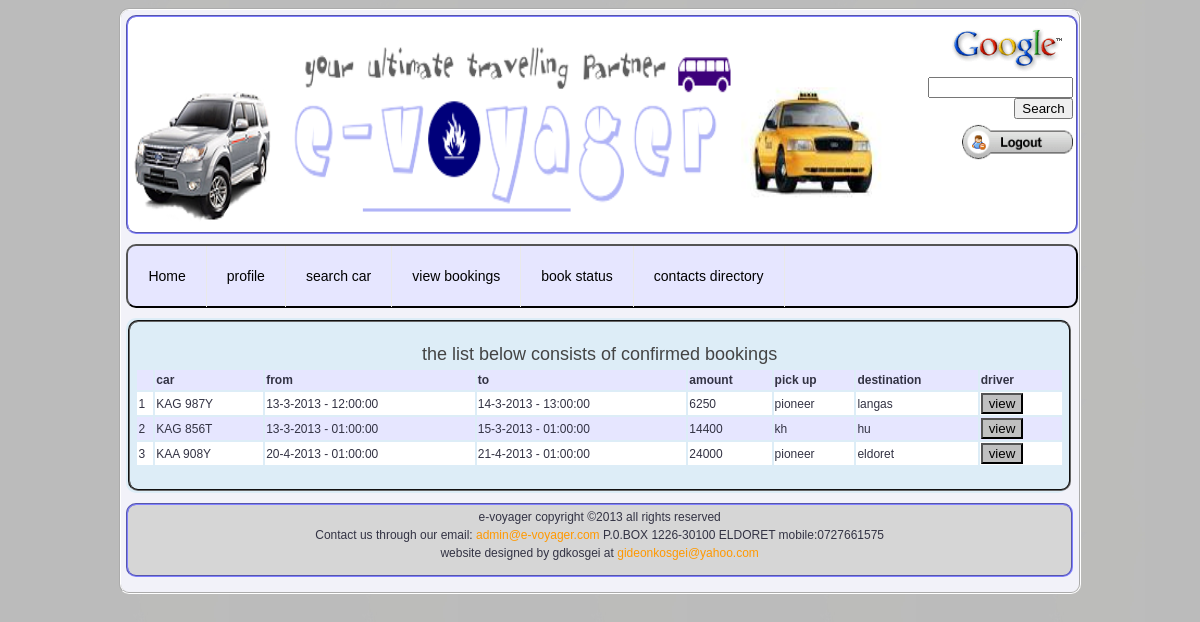
Page /status.php (signed in) on the committed database.
### tables this page shows
CREATE TABLE IF NOT EXISTS `customer_register` (
  `first_name` varchar(30) NOT NULL,
  `last_name` varchar(30) NOT NULL,
  `id_number` bigint(20) NOT NULL,
  `gender` tinytext NOT NULL,
  `DOB` varchar(20) NOT NULL,
  `mobile` int(11) NOT NULL,
  `address` int(11) NOT NULL,
  `code` mediumint(9) NOT NULL,
  `city` varchar(50) NOT NULL,
  `residence` varchar(50) NOT NULL,
  `user_id` smallint(6) NOT NULL,
  `photos` varchar(50) NOT NULL,
  UNIQUE KEY `user_id` (`user_id`)
);

CREATE TABLE IF NOT EXISTS `car_registration` (
  `car_id` smallint(6) NOT NULL AUTO_INCREMENT,
  `plate_number` varchar(30) NOT NULL,
  `car_model` varchar(50) NOT NULL,
  `capacity` varchar(30) NOT NULL,
  `car_condition` varchar(30) NOT NULL,
  `area` varchar(50) NOT NULL,
  `service` varchar(30) NOT NULL,
  `hour_price` int(11) NOT NULL,
  `day_price` int(11) NOT NULL,
  `car_user_id` smallint(6) NOT NULL,
  PRIMARY KEY (`car_id`),
  UNIQUE KEY `plate_number` (`plate_number`),
  KEY `car_user_id` (`car_user_id`)
);

CREATE TABLE IF NOT EXISTS `reservations` (
  `resv_id` smallint(6) NOT NULL AUTO_INCREMENT,
  `date_from` varchar(30) NOT NULL,
  `date_to` varchar(30) NOT NULL,
  `time_from` varchar(30) NOT NULL,
  `time_to` varchar(30) NOT NULL,
  `pick_up` varchar(50) NOT NULL,
  `destination` varchar(50) NOT NULL,
  `car_id` smallint(6) NOT NULL,
  `customer_id` smallint(6) NOT NULL,
  `owner_id` smallint(6) NOT NULL,
  PRIMARY KEY (`resv_id`),
  KEY `car` (`car_id`),
  KEY `customer_id` (`customer_id`),
  KEY `owner_id` (`owner_id`)
);

CREATE TABLE IF NOT EXISTS `bookings` (
  `rev_id` smallint(6) NOT NULL AUTO_INCREMENT,
  `options` varchar(20) NOT NULL,
  `amount` int(11) NOT NULL,
  `mpesa_id` varchar(30) NOT NULL,
  PRIMARY KEY (`rev_id`)
);

### includes/status.php (called while the page is built, shortened)
<?php
$session=$_SESSION["session_email"];
$id=mysql_query("SELECT user_id FROM registration WHERE email='$session'");
$ids=mysql_result($id,0);
$sql=mysql_query("SELECT reservations.car_id,first_name,last_name,mobile,plate_number,date_from,date_to,time_from,time_to,pick_up,destination,amount FROM customer_register,reservations,car_registration,confirmations,bookings WHERE customer_register.user_id=reservations.customer_id AND car_registration.car_id=reservations.car_id AND reservations.resv_id=confirmations.resv AND reservations.customer_id=$ids AND bookings.rev_id=reservations.resv_id");
?>

### status.php (the view, shortened to what this page needs)
<!DOCTYPE html PUBLIC "-//W3C//DTD XHTML 1.0 Transitional//EN" "http://www.w3.org/TR/xhtml1/DTD/xhtml1-transitional.dtd">
<html xmlns="http://www.w3.org/1999/xhtml" dir="ltr">
<head>
	<link rel="stylesheet" type="text/css" href="style2.css" media="screen" />
	<link rel="stylesheet" type="text/css" href="css/sliderman.css" />
</head>
<body>
    <div id="container">
		<div id="header">
		<?php include("includes/header.php");?>
            </div>
		<div id="menu">
		<?php include("includes/nav_cust.php");?>
		</div>
       <?php include("includes/status.php");?>
        <div class="main_content2">
        <div class="details">
		<h3>the list below consists of confirmed bookings</h3>
		<table>
		<tr align='left' bgcolor="#E6E6FF"><th>&nbsp;</th><th>car</th><th>from</th><th>to</th><th>amount</th><th>pick up</td><th>destination</th><th>driver</th></tr>
		<?php
		$no=1;
		while($row=mysql_fetch_array($sql)){
		if($no%2==0){
		$color="#E6E6FF";}
		else{
		$color="white";}
		echo"<tr bgcolor=$color><form method='POST' action='includes/my_driver.php'><td>".$no++."</td><td>".$row['plate_number']."</td><td>".$row['date_from']." - ".$row['time_from']."</td><td>".$row['date_to']." - ".$row['time_to']."</td><td>".$row['amount']."</td><td>".$row['pick_up']."</td><td>".$row['destination']."</td><td><input type='hidden' name='car_id' value=$row[car_id]><input type='submit' value='view'class='btn'/></td></form></tr>";
		}
	?>
		</table>
</div>
               </div>
               <div id="foot_notes"><?php include("includes/footer.php");?></div>
</div>

### includes/header.php
<?php
echo"<div class='header_banner'><img src='img/header.png' alt='logo' width='100%' height='200px'/></div>";
echo"<div class='header_logo'><table width='200' border='0'>";
echo"<tr><td align='right'><img src='img1/google.gif' alt='google search'/></td></tr><tr>";
echo"<td align='right'><FORM method=GET action='http://www.google.com/search'>";
echo"<INPUT TYPE=text name=q size=15 maxlength=255 value=''>";
echo"<INPUT type=submit name=btnG VALUE='Search'>";
echo"</FORM></td></tr><tr>";
echo"<td align='right'><a href='includes/logout.php'><img src='img1/logout.png' alt='logout' width='111' height='38'/></a></td> </tr></table></div>";
?>

### includes/nav_cust.php
<?php
    echo"<div id='nav'><ul><li class='first'><a href='customer_home.php'>Home</a></li>";
	echo"<li><a href='#'>profile</a><ul><li><a href='cust_details.php'>build</a></li><li><a href='cust_details_update.php'>edit</a></li><li><a href='cust_details_view.php'>view</a></li></ul></li>";
	echo"<li><a href='cust_search_car.php'> search car</a></li>";
    echo" <li><a href='view_bookings_cust.php'>view bookings</a></li>";
	echo"<li><a href='status.php'>book status</a></li>";
	echo"<li><a href='#'>contacts directory</a></li>";
	echo"</ul></div>";
?>

### includes/footer.php
<?php
echo"<table>";
echo"<td align='center'>";
echo"e-voyager copyright &copy;2013 all rights reserved<br>";
 echo"Contact us through our email: <a href='#'> admin@e-voyager.com</a> P.0.BOX 1226-30100 ELDORET mobile:0727661575<br/>";
 echo"website designed by gdkosgei at <a href='#'>gideonkosgei@yahoo.com</a>";
 echo"<tr><td></table>";
?>

### style2.css (style rules this page uses)
html { height: 100%; padding-bottom: 1px; }
body { background:transparent url(img1/Ultimate.jpg); color: #334; font: normal 75% sans-serif; line-height: 1.5; }
h1,h2,h3,h4,h5,h6 { color: #444; font-weight: normal; line-height: 1; margin-bottom: 0.3em; }
h3 { font-size: 1.5em; }
a { color: #357; text-decoration: underline; }
table { margin-bottom: 1.4em; width: 100%; }
th { font-weight: bold; }
.main_content2 { background-color:#DDEDF7; float:left; width:99%; height:auto; -moz-border-radius:10px; border-radius:10px; padding:2px 2px 2px 2px; }
#header { float:left; width:100%; height:auto; border:#8080FF groove 2px; -moz-border-radius:10px; border-radius:10px; background-color:white; margin-bottom:10px; }
.header_logo { width:20%; height:auto; float:left; }
.header_banner { width:80%; float:left; height:auto; padding-top:15px; }
#container { width:80%; height:auto; margin:auto; background-color:#F2F2F9; border:#FFFFFF groove 2px; -moz-border-radius:10px; border-radius:10px; padding:5px 5px 5px 5px; }
.details { width:99%; height:auto; margin:auto; border: #666666 groove 2px; padding:5px; -moz-border-radius:10px; border-radius:10px; background-color:#DDEDF7; }
.details2,.details h3 { text-align:center; }
#foot_notes { width:99.5%; height:60px; border:#000000 1px solid; margin-top:10px; float:left; -moz-border-radius:10px; border-radius:10px; border:#8080FF groove 2px; margin-bottom:10px; padding-bottom:10px; background-color:#D6D6D6; }
a:link { text-decoration:none; color: #ff9900; }
#nav * { margin:0px; padding: 0px; }
#nav { font-family: arial, sans-serif; position: relative; width: auto; height:50px; font-size:14px; color:#999; }
#nav ul { list-style-type: none; }
#nav ul li { float: left; position: relative; }
#nav ul li a { text-align: center; border-right:1px solid #e9e9e9; padding:20px; display:block; text-decoration:none; color:black; }
#menu { height:60px; width:100%; background-color:#E6E6FF; border:outset 2px #000000; float:left; margin-bottom: 10px; -moz-border-radius:10px; border-radius:10px; }
.btn { background-color:silver; }
a { color: #9999CC; font-weight: normal; text-decoration: none; }

### rows in the picture
customer_register: car_registration.plate_number "KAG 987Y", reservations.date_from "13-3-2013", reservations.time_from "12:00:00", reservations.date_to "14-3-2013", reservations.time_to "13:00:00", bookings.amount "6250", reservations.pick_up "pioneer", reservations.destination "langas", car_registration.plate_number "KAG 856T", reservations.time_from "01:00:00", reservations.date_to "15-3-2013", reservations.time_to "01:00:00", bookings.amount "14400", reservations.pick_up "kh", reservations.destination "hu", car_registration.plate_number "KAA 908Y", reservations.date_from "20-4-2013", reservations.date_to "21-4-2013", bookings.amount "24000", reservations.destination "eldoret"
